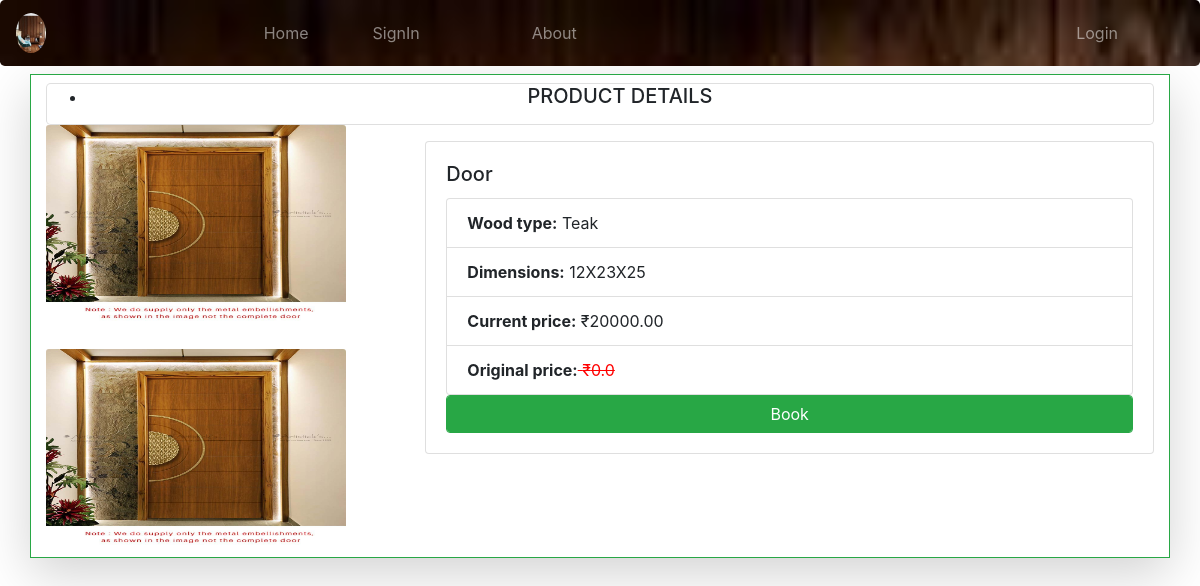
/do/dodet/3, run on an earlier commit of the app's database.
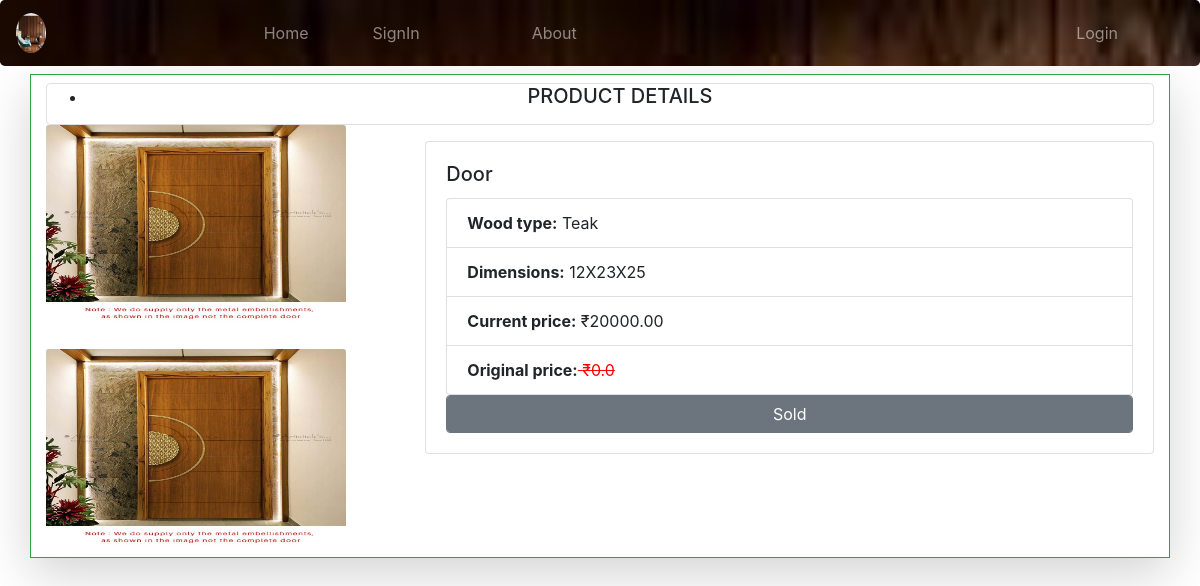
And on a later commit of the database.
### HomeWoods/views.py (the view)
# urls.py: path('do/dodet/<int:id>', views.dodetView, name="dd"),
def dodetView(request,id):
	t = Sell.objects.get(prdct_id=id)
	return render(request,'html/drdetails.html',{'t1':t})

### templates/html/drdetails.html
{% extends 'html/base.html' %}
{% block content %}
<div class="container mt-2 mx-auto shadow-lg border border-success">
  <div class="card  mt-2 rounded-lg rounded-sm" style="text-align: center;">
    <div class="row">
        <div class="col">
            <ul>
                <li><h5 class="card-title">PRODUCT DETAILS</h5></li>
            </ul>
        </div>
    </div>
 </div>
   <div class="row">
        <div class="col-md-4 mb-2  ">
            <div class="images">
                <img src="{{ t1.im1.url }}" class="card-img-top" alt="{{ t1.f_name }}" style="height: 200px;width: 300px;">
                 <br><br>
                <img src="{{ t1.im2.url }}" class="card-img-top" alt="{{ t1.f_name }}" style="height: 200px;width: 300px;">
            </div>
        </div>
        <div class="col-md-8 ">
            <div class="card mt-3">
                <div class="card-body">
                    <h5 class="card-title">{{ t1.f_name }}</h5>
                    <ul class="list-group">
                        <li class="list-group-item"><strong>Wood type:</strong> {{ t1.wd_type }}</li>
                        <li class="list-group-item"><strong>Dimensions:</strong> {{ t1.dim }}</li>
                        <li class="list-group-item"><strong>Current price:</strong> ₹{{ t1.c_price}}</li>
                        <li class="list-group-item"><strong>Original price:</strong><s style="background-color: white; color: red"> ₹{{ t1.o_price }}</s></li>
                    </ul>
                    {% if t1.s_stat != 'Sold' %}
                    <a href="{% url 'payment' t1.f_name t1.prdct_id %}" class="btn btn-success form-control">Book</a>
                    {% else %}
                    <a href="#" class="btn btn-secondary form-control">Sold</a>
                    {% endif %}
                </div>
            </div>
        </div>
    </div>
</div>
{% endblock %}

What changed in the data, as far as the page shows it:
changed Sell "Door": s_stat empty → "Sold" (drawn)
Also different on the page:
text no longer shown: "Book"
text now shown: "Sold"
